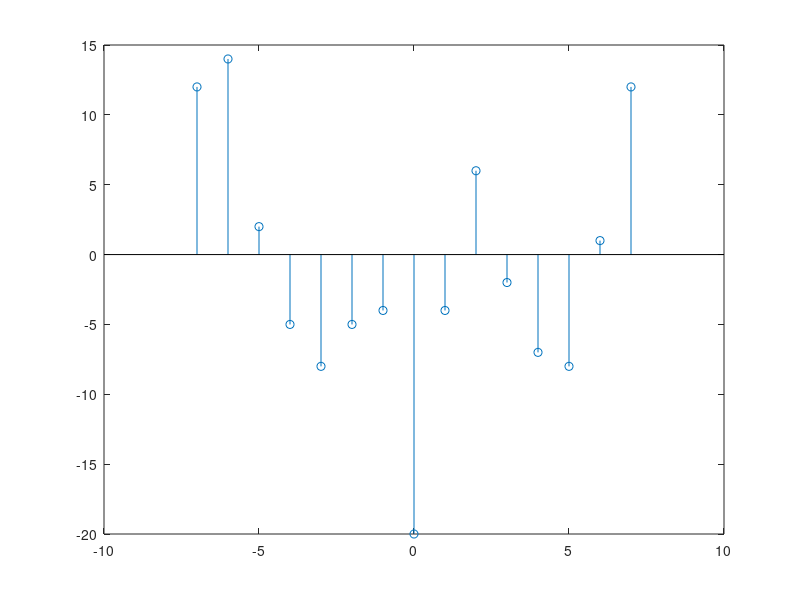

Recreate this plot in MATLAB.
% ------------------------------------------------------------------ %
%                            用fft求x和y的互相关                            %
% ------------------------------------------------------------------ %
clc;clear;close all;

xn=[-4,-3,-2,-1,0,1,2,3];   # 设计输入函数
yn=[4,2,-2,-1,0,2,2,-3];

k=length(xn);

xk=fft(xn,2*k);
yk=fft(yn,2*k);

rk=conj(xk).*yk;    # conj为求输入的共轭
rn=real(ifft(rk));

rn=[rn(k+2:2*k),rn(1:k)];   # 循环移位，前一半取k个放到后面，后一半取k-1个放到前面
m=-k+1:k-1;
stem(m,rn);